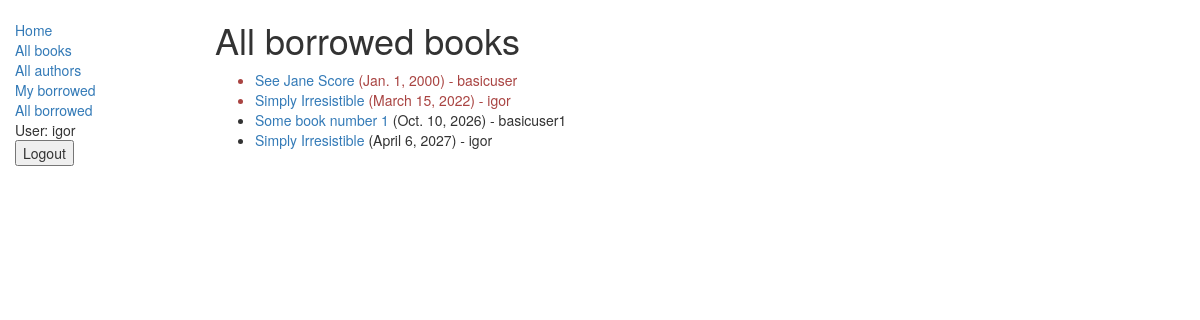
Before: /catalog/all_borrowed_books/ (signed in) with the older database file.
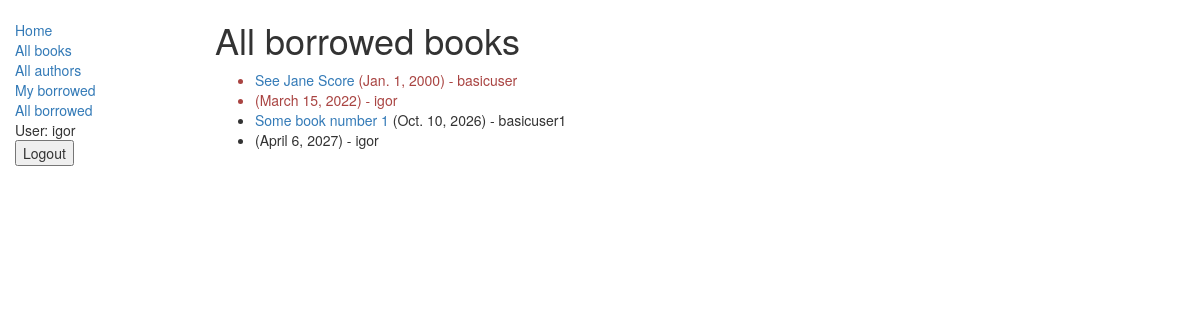
After: the same page with the newer database file.
### catalog/models.py (models this page shows, shortened)
class BookInstance(models.Model):
    id = models.UUIDField(
        primary_key=True,
        default=uuid.uuid4,
        help_text="Unique ID for this particular book across whole library"
    )
    book = models.ForeignKey("Book", on_delete=models.SET_NULL, null=True)
    imprint = models.CharField(max_length=200)
    due_back = models.DateField(null=True, blank=True)
    borrower = models.ForeignKey(User, on_delete=models.SET_NULL, null=True, blank=True)
    LOAN_STATUS = (
        ("m", "Maintenance"),
        ("o", "On loan"),
        ("a", "Available"),
        ("r", "Reserved"),
    )
    status = models.CharField(
        max_length=1,
        choices=LOAN_STATUS,
        blank=True,
        default="m",
        help_text="Book availability"
    )
    class Meta:
        ordering = ["due_back"]
        permissions = (("can_mark_returned", "Set book as returned"),)
    def display_title(self):
        return self.book.title
    @property
    def is_overdue(self):
        if self.due_back and date.today() > self.due_back:
            return True
        return False
    display_title.short_description = 'Title'

class Book(models.Model):
    title = models.CharField(max_length=200)
    author = models.ForeignKey("Author", on_delete=models.SET_NULL, null=True)
    summary = models.TextField(
        max_length=1000,
        help_text="Enter a brief description of the book"
    )
    isbn = models.CharField(
        "ISBN",
        max_length=13,
        help_text='13 Character <a href="https://www.isbn-international.org/content/what-isbn">ISBN number</a>'
    )
    genre = models.ManyToManyField(Genre, help_text="Select a genre for this book")
    language = models.ForeignKey('Language', on_delete=models.SET_NULL, null=True)
    def display_genre(self):
        """
        Creates a string for the Genre. This is required to display genre in Admin.
        """
        return ', '.join([genre.name for genre in self.genre.all()[:3]])
    display_genre.short_description = 'Genre'

### catalog/views.py (the view)
# urls.py: path('all_borrowed_books/', views.LoanedBooksByAllUsersListView.as_view(), name='all-borrowed'),
@method_decorator(permission_required('catalog.can_mark_returned'), name='dispatch')
class LoanedBooksByAllUsersListView(LoginRequiredMixin,generic.ListView):
    model = BookInstance
    template_name = 'catalog/bookinstance_list_borrowed_all_users.html'
    paginate_by = 10
    def get_queryset(self):
        return BookInstance.objects.filter(status__exact='o').order_by('due_back')

### catalog/templates/catalog/bookinstance_list_borrowed_all_users.html
{% extends "base_generic.html" %}
{% block content %}
    <h1>All borrowed books</h1>
    {% if bookinstance_list %}
    <ul>
      {% for bookinst in bookinstance_list %}
      <li class="{% if bookinst.is_overdue %}text-danger{% endif %}">
        <a href="{% url 'book-detail' bookinst.book.pk %}">{{bookinst.book.title}}</a> ({{ bookinst.due_back }}) - {{ bookinst.borrower }}
      </li>
      {% endfor %}
    </ul>
    {% else %}
      <p>There are no books borrowed.</p>
    {% endif %}
{% endblock %}

Changed rows visible on the page:
changed BookInstance "March 15, 2022": book_id 1 → empty (drawn); book "Simply Irresistible" → (not shown)
changed BookInstance "April 6, 2027": book_id 1 → empty (drawn); book "Simply Irresistible" → (not shown)
